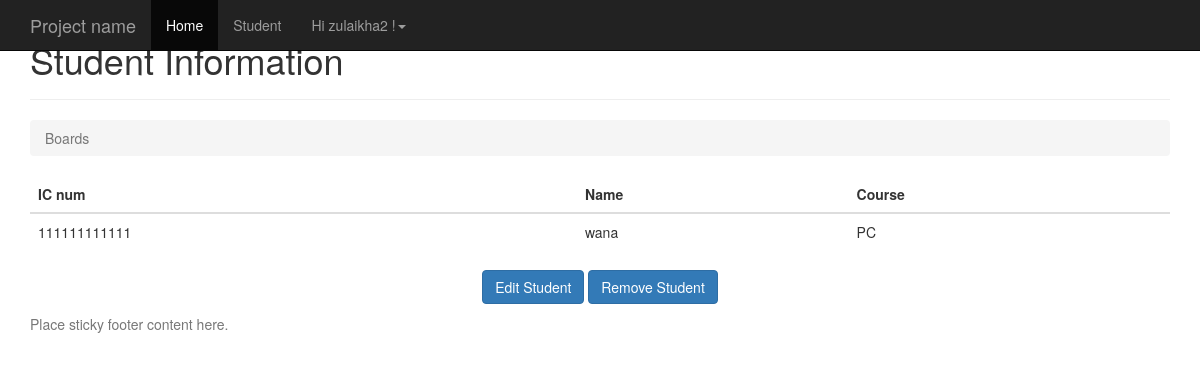
The app's page /1/ (signed in), older data.
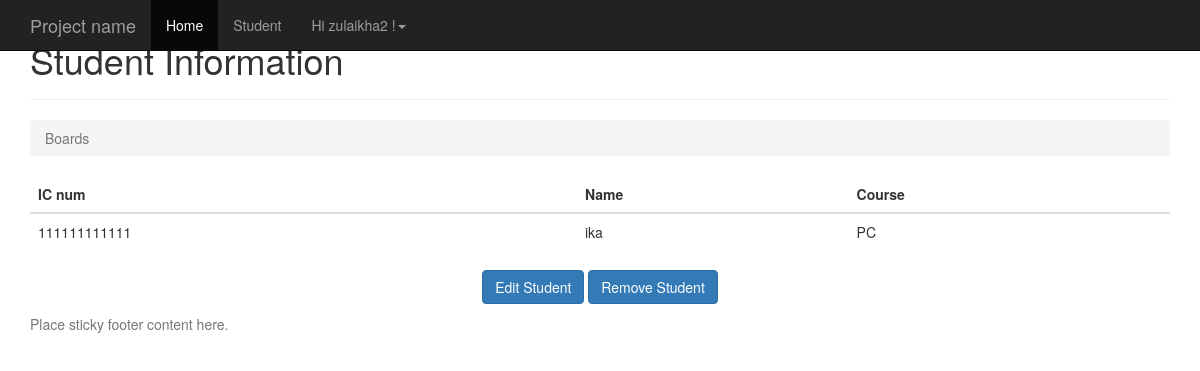
The same page, newer data.
### student/models.py (models this page shows, shortened)
class Student(models.Model):
	PROGRAMMING = 'PR'
	NETWORKING ='NT'
	PCTECH ='PC'
	COURSE_CHOICES =(
		(PROGRAMMING, 'Programming'),
		(NETWORKING, 'Networking'),
		(PCTECH, 'PC Technician'),
	)
	icnum = models.CharField('IC Number' ,max_length=12,unique=True,blank=False,null=False)
	name = models.CharField('Name' ,max_length=300,blank=False,null=False)
	course = models.CharField('Coursework',max_length=2,choices=COURSE_CHOICES,default=PCTECH)
	createdby =models.ForeignKey('auth.User',on_delete=models.CASCADE)
	created_date = models.DateTimeField('Created Date',auto_now_add=True)

### student/views.py (the view)
# urls.py: url(r'^(?P<pk>\d+)/$', views.student_detail, name='student_detail'),
@login_required(login_url='/accounts/login/')
def student_detail(request,pk):
    student = get_object_or_404(Student, pk=pk)
    return render(request, 'student/student_detail.html', {'student': student})

### templates/student/student_detail.html
{% extends 'base.html' %}
{% block content %}
      <div class="page-header">
        <h1>Student Information</h1>
      </div>
      <ol class="breadcrumb my-4">
        <li class="breadcrumb-item active">Boards</li>
      </ol>
      <table class="table">
        <thead class="thead-inverse">
          <tr>
            <th>IC num</th>
            <th>Name</th>
            <th>Course</th>
          </tr>
        </thead>
        <tbody>
            <tr>
              <td>
                {{ student.icnum }}
              </td>
              <td class="align-middle">{{ student.name }}</td>
              <td class="align-middle">{{ student.course }}</td>
            </tr>
        </tbody>
	  </table>
 <p class="text-center">
      <a href="{% url 'student_edit' student.pk %}" class="btn btn-primary" >Edit Student</a>
      <a href="{% url 'student_remove' student.pk %}" class="btn btn-primary" >Remove Student</a>
    </p>
{% endblock %}

### templates/base.html (shortened to what this page needs)
<!DOCTYPE html>
<html lang="en">
  <head>
    <link href="http://getbootstrap.com/docs/3.3/dist/css/bootstrap.min.css" rel="stylesheet">
    <link href="http://getbootstrap.com/docs/3.3/assets/css/ie10-viewport-bug-workaround.css" rel="stylesheet">
    <link href="http://getbootstrap.com/docs/3.3/examples/sticky-footer-navbar/sticky-footer-navbar.css" rel="stylesheet">
  </head>
  <body>
     {% block navbar %}
    <nav class="navbar navbar-inverse navbar-fixed-top">
      <div class="container">
        <div class="navbar-header">
          <a class="navbar-brand" href="#">Project name</a>
        </div>
        <div id="navbar" class="collapse navbar-collapse">
          <ul class="nav navbar-nav">
           {% block home_navbar %}<li class="active"><a href="/">Home</a></li>{% endblock %}
            {% block student_navbar %}<li><a href="{% url 'student_home' %}">Student</a></li>
            {% endblock %}
            {% block user_navbar %}
            {% if user.is_authenticated %}
                <li class="dropdown">
                  <a href="#" class="dropdown-toggle" data-toggle="dropdown" role="button" aria-haspopup="true" aria-expanded="false"></span> Hi {{ user.username }} !<span class="caret"></span></a>
                </li>
              {% else %}
                <li><a href="/accounts/login/">Sign In</a></li>
                <li><a href="/accounts/signup/">Sign Up</a></li>
              {% endif %}
              {% endblock %}
          </ul>
        </div>
      </div>
    </nav>
    {% endblock %}
    <div class="container">
      {% block content %}{% endblock %}
    </div>
    {% block footer %}
    <footer class="footer">
      <div class="container">
        <p class="text-muted">Place sticky footer content here.</p>
      </div>
    </footer>
    {% endblock %}
  </body>
</html>

Row changes from the older to the newer data that the page shows:
changed Student "PC": name "wana" → "ika"
